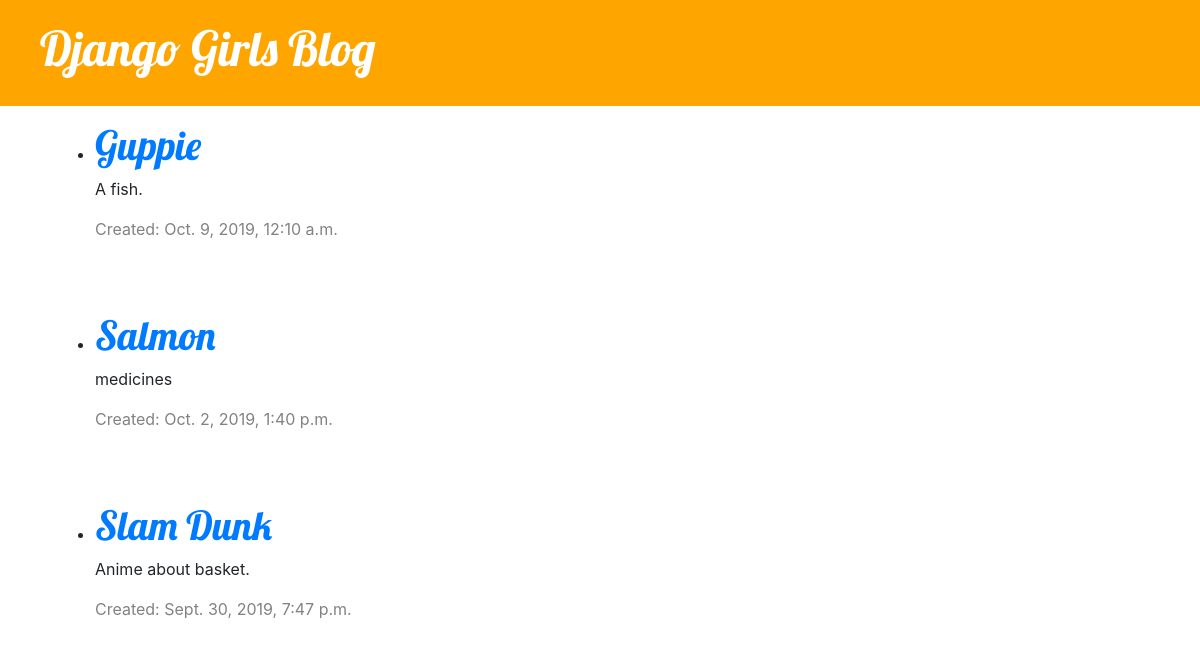
Screenshot of /drafts/ with the database file from the repository.
### NewsPage/models.py (models this page shows, shortened)
class AbstractContent(models.Model):
    created_at = models.DateTimeField(auto_now_add=True)
    updated_at = models.DateTimeField(auto_now=True)
    class Meta:
        abstract = True

class Article(AbstractContent):
    DRAFT = 'DRAFT'
    PUBLISH = 'PUBLISH'
    ARCHIVE = 'ARCHIVE'
    STATUS = (
        (DRAFT, 'Draft'),
        (PUBLISH, 'Publish'),
        (ARCHIVE, 'Archive'),
    )
    title = models.CharField(max_length=200)
    creator = models.ForeignKey(
        get_user_model(),
        on_delete=models.CASCADE,
        related_name="related_article"
    )
    category = models.ForeignKey(
        Category,
        on_delete=models.CASCADE,
        related_name="related_article"
    )
    current_status = models.CharField(max_length=7, choices=STATUS, default=DRAFT)
    content = models.TextField()

### NewsPage/views.py (the view)
# urls.py: path('drafts/', views.article_draft_list, name='article_draft_list'),
def article_draft_list(request):
    articles = Article.objects.filter(current_status=Article.DRAFT).order_by('-created_at')
    return render(request, 'NewsPage/article_draft_list.html', {'articles': articles})

### NewsPage/templates/NewsPage/article_draft_list.html (shortened to what this page needs)
{% extends 'NewsPage/base.html' %}
{% block content %}
    <ul>
        {% for article in articles %}
            <li>
                <div class="article">
                    <h1><a href="{% url 'article_detail' pk=article.pk %}">{{ article.title }}</a></h1>
                    <p>{{ article.content|truncatechars:200 }}</p>
                    <p class="date">Created: {{ article.created_at }}</p>
                </div>
            </li>
        {% endfor %}
    </ul>
{% endblock %}

### NewsPage/static/css/NewsPage.css (style rules this page uses)
h1, h2, h3, h4 { font-family: 'Lobster', cursive; }
.date { color: #828282; }
.article { margin-top: 15px; margin-bottom: 70px; }

### rows the page displays
Article: title "Guppie", content "A fish.", created_at "Oct. 9, 2019, 12:10 a.m."
Article: title "Salmon", content "medicines", created_at "Oct. 2, 2019, 1:40 p.m."
Article: title "Slam Dunk", content "Anime about basket.", created_at "Sept. 30, 2019, 7:47 p.m."
